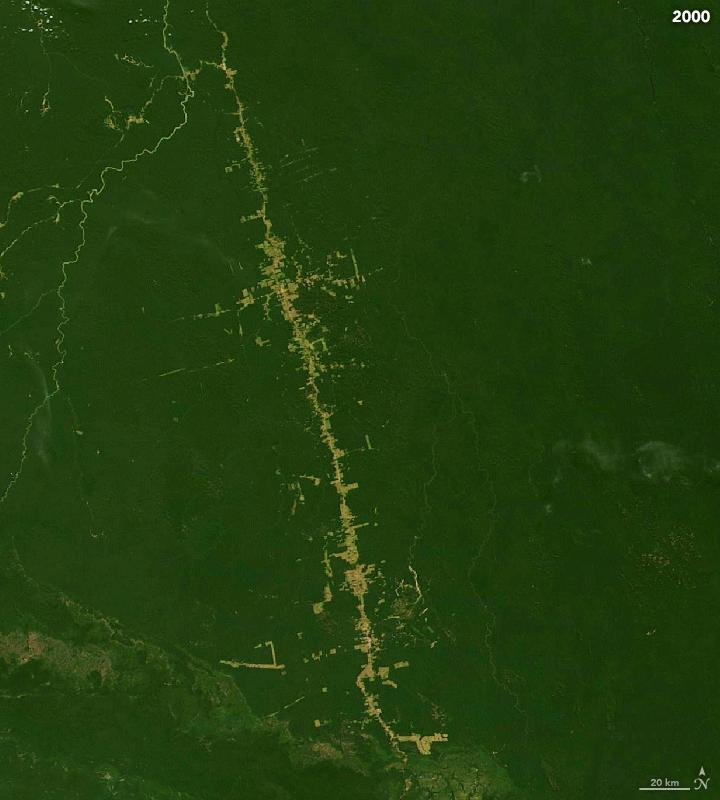
%> input picture Data/year2000.jpg, 720 x 800 px
$ octave --eval "result = calculateArea(imread('../Data/year2000.jpg'));"   (GNU Octave 9; MATLAB toolbox functions it lacks are replaced by stand-ins)
%> lines starting %> are read from the running program, lines starting %| are printed output that depends on the picture; in (x1, y1, x2, y2) boxes, pixels count from 0 and x2, y2 are one past the last pixel; in counts of white or black regions, pixels touching at a corner belong together; the program's own positions count from 1
### Helpers/segmentDeforestationColor.m
function [BW,maskedRGBImage] = segmentDeforestationColor(RGB)
%createMask  Threshold RGB image using auto-generated code from colorThresholder app.
%  [BW,MASKEDRGBIMAGE] = createMask(RGB) thresholds image RGB using
%  auto-generated code from the colorThresholder app. The colorspace and
%  range for each channel of the colorspace were set within the app. The
%  segmentation mask is returned in BW, and a composite of the mask and
%  original RGB images is returned in maskedRGBImage.

% Auto-generated by colorThresholder app on 26-Mar-2025
%------------------------------------------------------


% Convert RGB image to chosen color space
I = rgb2hsv(RGB);
%> I: size 800x720x3 double; mean H, S, V 0.265, 0.792, 0.242

% Define thresholds for channel 1 based on histogram settings
channel1Min = 0.118;
channel1Max = 0.224;

% Define thresholds for channel 2 based on histogram settings
channel2Min = 0.394;
channel2Max = 0.762;

% Define thresholds for channel 3 based on histogram settings
channel3Min = 0.474;
channel3Max = 1.000;

% Create mask based on chosen histogram thresholds
sliderBW = (I(:,:,1) >= channel1Min ) & (I(:,:,1) <= channel1Max) & ...
    (I(:,:,2) >= channel2Min ) & (I(:,:,2) <= channel2Max) & ...
    (I(:,:,3) >= channel3Min ) & (I(:,:,3) <= channel3Max);
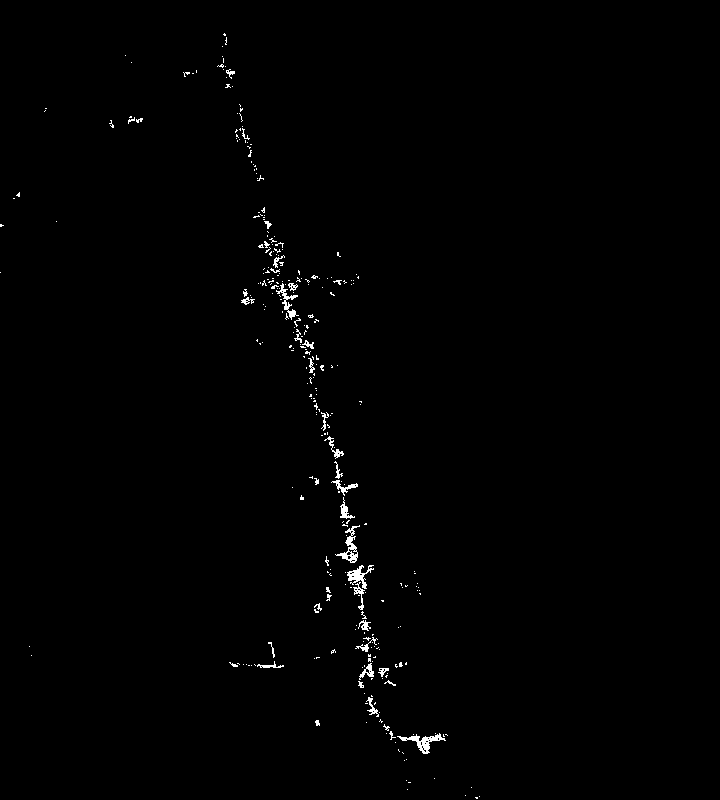
%> sliderBW: size 800x720 logical; 0.66% white in thin lines or dots, all inside (x1, y1, x2, y2) = (0, 33, 480, 799)
BW = sliderBW;

% Initialize output masked image based on input image.
maskedRGBImage = RGB;
%> maskedRGBImage is the input picture: size 800x720x3 uint8; mean R, G, B 33.6, 61.8, 13.6

% Set background pixels where BW is false to zero.
maskedRGBImage(repmat(~BW,[1 1 3])) = 0;

end

### Helpers/calculateArea.m
function results = calculateArea(I)

% Segment
segmentMask = segmentDeforestationColor(I);

% Area in pixels
segmentMaskProps = regionprops("table",segmentMask,"Area");
%> segmentMaskProps = 311 regions; largest, Area: 308, 278, 245, 206, 118
areaPixels = sum(segmentMaskProps.Area);
%> areaPixels = 3820

% Area in km^2
px2km = (20/51)^2;
areaKmSq = round(areaPixels*px2km);
%> areaKmSq = 587

% Format into structure
results.segmentMask = segmentMask;
results.areaKmSq = areaKmSq;
%> results.areaKmSq = 587
%> `result = calculateArea(imread('../Data/year2000.jpg'));`: result = {areaKmSq 587}

$ run again, on Data/year2004.jpg
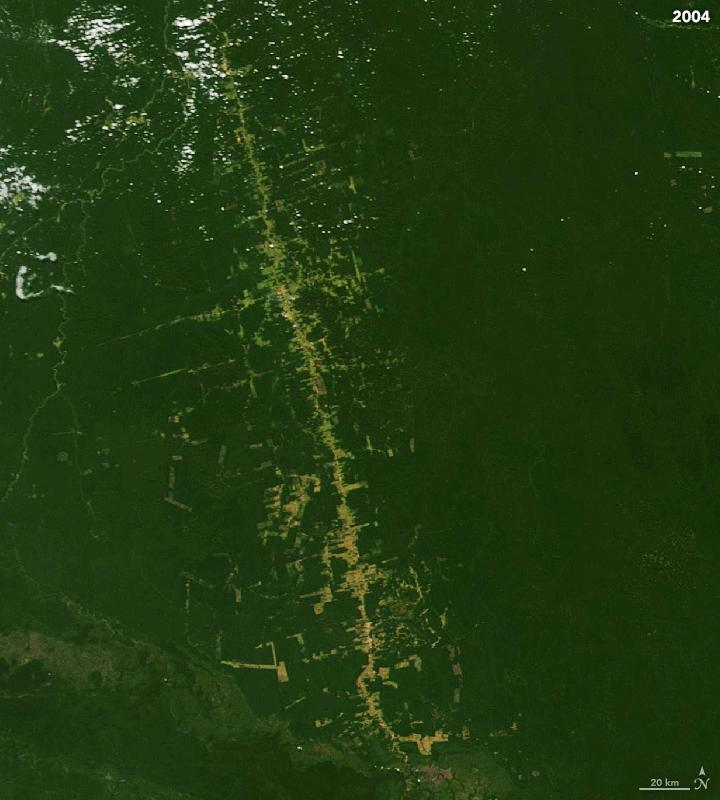
%> input picture Data/year2004.jpg, 720 x 800 px
%> I: size 800x720x3 double; mean H, S, V 0.27, 0.732, 0.226
%> in segmentDeforestationColor, `sliderBW = (I(:,:,1) >= channel1Min ) & (I(:,:,1) <= channel1Max) & (I..`:
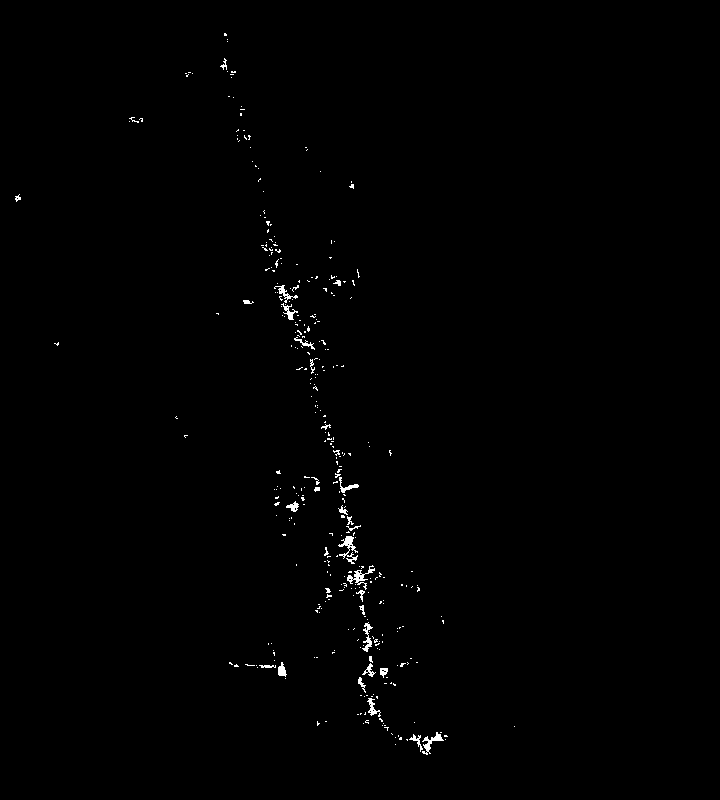
%> sliderBW: size 800x720 logical; 0.56% white in thin lines or dots, all inside (x1, y1, x2, y2) = (15, 33, 515, 755)
%> in segmentDeforestationColor, maskedRGBImage is the input picture: size 800x720x3 uint8; mean R, G, B 32.8, 57.6, 17
%> segmentMaskProps = 351 regions; largest, Area: 207, 189, 160, 129, 107
%> areaPixels = 3197
%> areaKmSq = 492
%> result = {areaKmSq 492}

$ run again, on Data/year2012.jpg
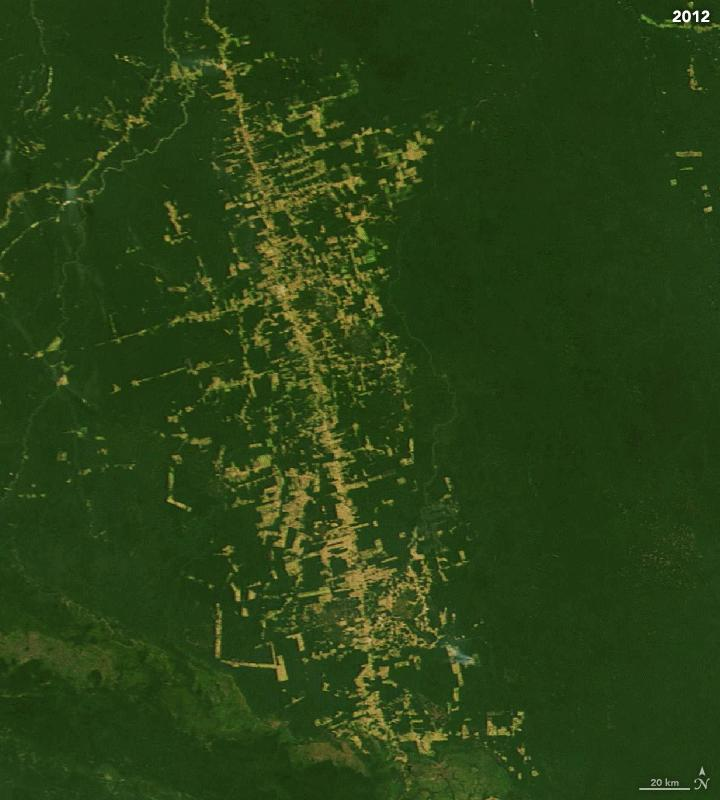
%> input picture Data/year2012.jpg, 720 x 800 px
%> I: size 800x720x3 double; mean H, S, V 0.264, 0.69, 0.257
%> in segmentDeforestationColor, `sliderBW = (I(:,:,1) >= channel1Min ) & (I(:,:,1) <= channel1Max) & (I..`:
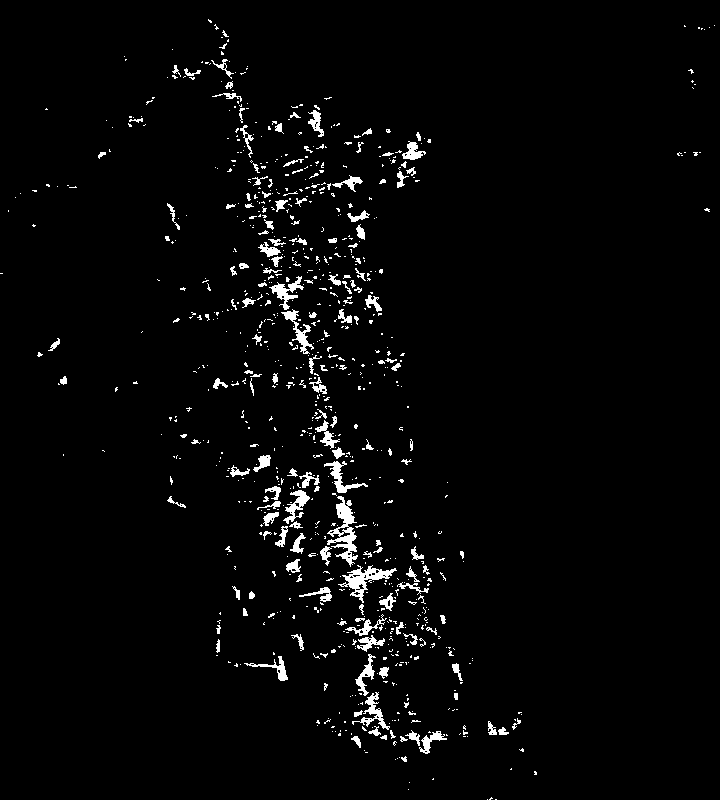
%> sliderBW: size 800x720 logical; 2.8% white; 863 white regions (705 under 20 px), largest, box (x1, y1, x2, y2) and area: (327, 496, 358, 567) 849, (338, 565, 397, 603) 678, (281, 309, 314, 354) 384
%> in segmentDeforestationColor, maskedRGBImage is the input picture: size 800x720x3 uint8; mean R, G, B 40.8, 65.5, 21.3
%> in segmentDeforestationColor, `maskedRGBImage(repmat(~BW,[1 1 3])) = 0;`:
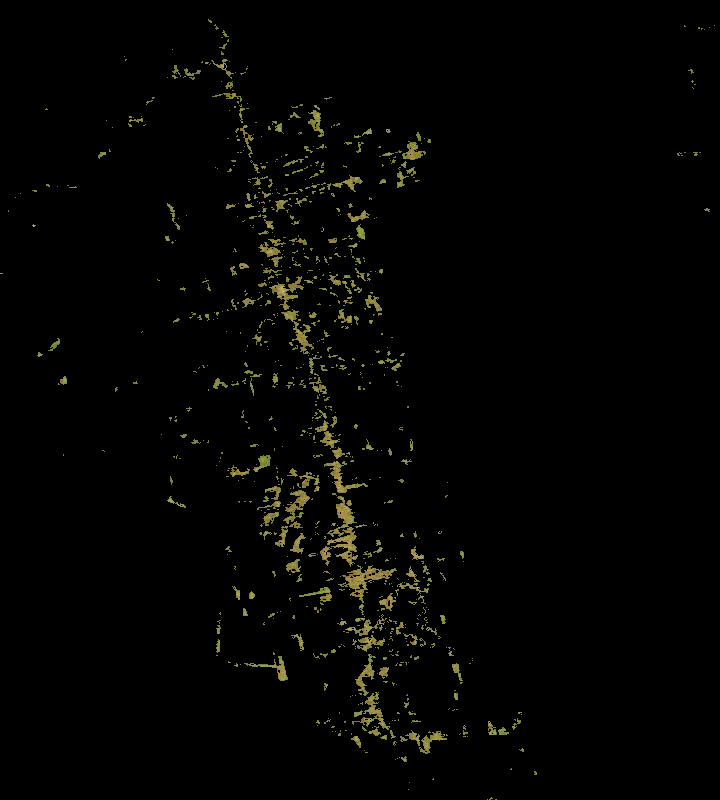
%> maskedRGBImage: size 800x720x3 uint8; mean R, G, B 3.7, 3.7, 1.8
%> segmentMaskProps = 863 regions; largest, Area: 849, 678, 384, 380, 369
%> areaPixels = 16011
%> areaKmSq = 2462
%> result = {areaKmSq 2462}
